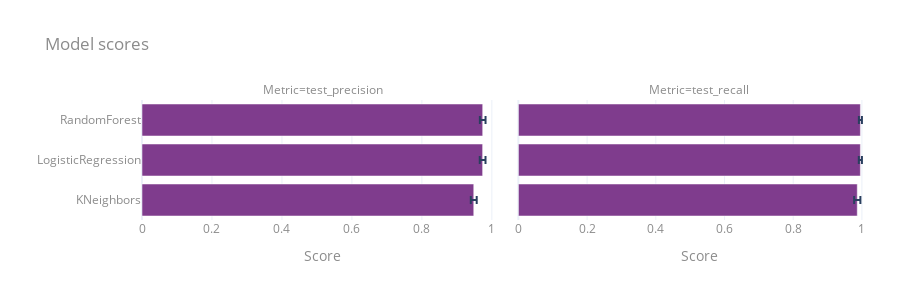

The notebook cell this image was saved under:
### Code cell
clf.plot.metrics(metrics=["recall", "precision"], kind="bar")

### Figure 1 — Plotly figure (JSON) as saved in the notebook; plotly's stock layout.template omitted (floating-point values rounded to 4 significant figures)
{"data": [{"alignmentgroup": "True", "error_x": {"array": [0.008439, 0.008226, 0.008122]}, "error_y": {"array": [0.008439, 0.008226, 0.008122]}, "hovertemplate": "Metric=test_precision<br>Score=%{x}<br>Model=%{y}<extra></extra>", "legendgroup": "", "marker": {"color": "rgb(127, 60, 141)", "pattern": {"shape": ""}}, "name": "", "offsetgroup": "", "orientation": "h", "showlegend": false, "textposition": "auto", "type": "bar", "x": [0.9483, 0.9736, 0.9738], "xaxis": "x", "y": ["KNeighbors", "LogisticRegression", "RandomForest"], "yaxis": "y"}, {"alignmentgroup": "True", "error_x": {"array": [0.009066, 0.004545, 0.004444]}, "error_y": {"array": [0.009066, 0.004545, 0.004444]}, "hovertemplate": "Metric=test_recall<br>Score=%{x}<br>Model=%{y}<extra></extra>", "legendgroup": "", "marker": {"color": "rgb(127, 60, 141)", "pattern": {"shape": ""}}, "name": "", "offsetgroup": "", "orientation": "h", "showlegend": false, "textposition": "auto", "type": "bar", "x": [0.9865, 0.9955, 0.9956], "xaxis": "x2", "y": ["KNeighbors", "LogisticRegression", "RandomForest"], "yaxis": "y2"}], "layout": {"annotations": [{"font": {}, "showarrow": false, "text": "Metric=test_precision", "x": 0.245, "xanchor": "center", "xref": "paper", "y": 1, "yanchor": "bottom", "yref": "paper"}, {"font": {}, "showarrow": false, "text": "Metric=test_recall", "x": 0.755, "xanchor": "center", "xref": "paper", "y": 1, "yanchor": "bottom", "yref": "paper"}], "barmode": "relative", "height": 300, "legend": {"tracegroupgap": 0}, "title": {"text": "Model scores"}, "xaxis": {"anchor": "y", "domain": [0, 0.49], "title": {"text": "Score"}}, "xaxis2": {"anchor": "y2", "domain": [0.51, 1], "title": {"text": "Score"}}, "yaxis": {"anchor": "x", "domain": [0, 1], "title": {"text": ""}}, "yaxis2": {"anchor": "x2", "domain": [0, 1], "matches": "y", "showticklabels": false}}}
